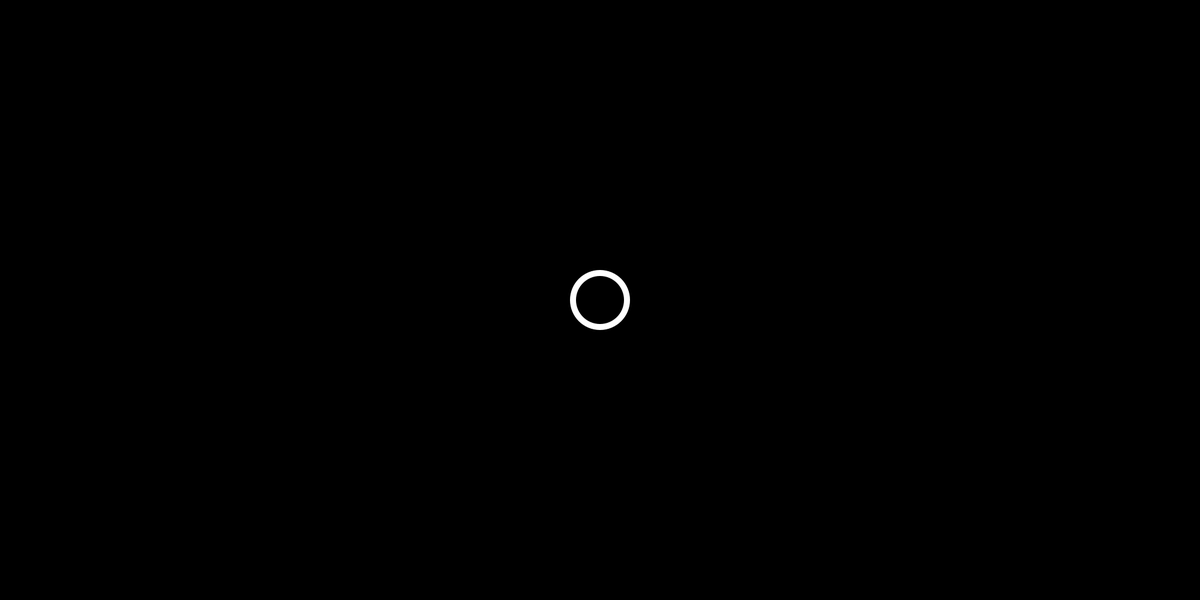
Frame 1 (no input)
Frame 60 (the mouse pressed at the canvas centre just before this capture): blank canvas, image omitted
Frame 120 (the mouse held since frame 60 and released just before this capture): blank canvas, image omitted

The Processing sketch that drew this single still picture (run headless with seeded random() and noise(); from frame 60 on, the mouse is pressed at the canvas centre):

// Processing sketch: sketch
// ── sketch.pde
void setup(){
  size(2000,1000);
  y=0;
  r=0;
}

float y,r;

void draw(){
  background(0,0,0,150);
  translate(width/2,height/2);
  r+=0.1;
  rotate(r);
  /*
  stroke(random(256),random(256),random(256));
  line(0,0,random(50),random(50));
  */
  noStroke();
  ellipse(0,0,100,100);
  fill(0);
  ellipse(0,0,80,80);
}
